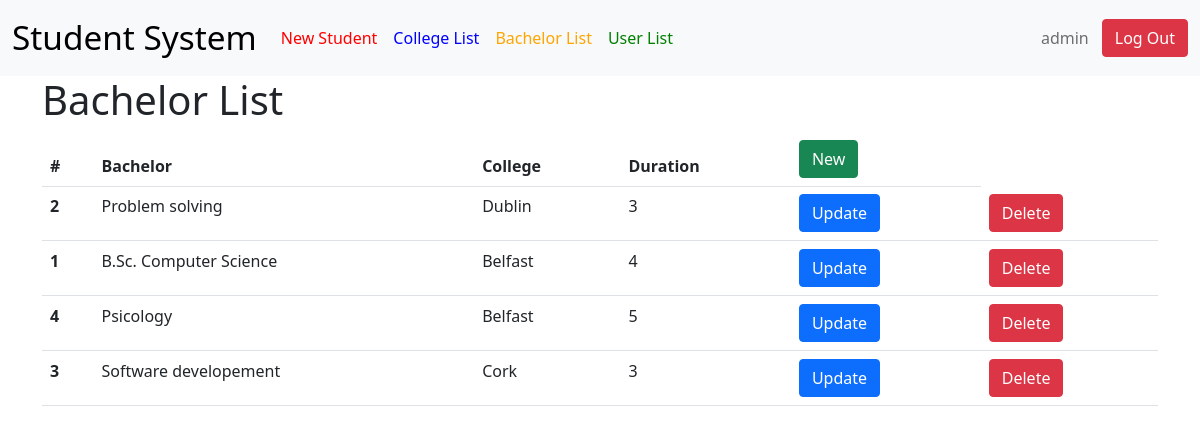
Screenshot of /BachelorList.php (signed in) with the database file from the repository.
### tables this page shows
CREATE TABLE `bachelorprogram` (
  `id` int(11) NOT NULL,
  `nameB` varchar(256) NOT NULL,
  `collegeId` int(11) NOT NULL,
  `duration` int(10) NOT NULL
);

CREATE TABLE `collegebrach` (
  `id` int(11) NOT NULL,
  `nameC` varchar(256) NOT NULL,
  `addressC` varchar(256) NOT NULL,
  `phoneNumberC` varchar(256) NOT NULL
);

### BachelorList.php (the view, shortened to what this page needs)
<?php
include 'NavBar.php';
include 'library/DBConnection.php';
$sql = "SELECT a.Id as idB, a.nameB, a.collegeId, b.nameC, a.Duration from bachelorprogram a left join collegebrach b on a.collegeId = b.id";
$result = $conn->query($sql);
?>
    <div class="container">
    <h1>Bachelor List </h1>
        <table class="table">
            <thead>
                <tr>
                    <th scope="col">#</th>
                    <th scope="col">Bachelor</th>
                    <th scope="col">College</th>
                    <th scope="col">Duration</th>
                    <?php
                        if(isset($_SESSION) && isset($_SESSION['id'])) {
                        echo '<th scope="col"><a class="btn btn-success" href="NewBachelor.php" role="new">New</a></th>';
                        }
                    ?>
            </thead>
            <tbody>
            <?php
                if($result->num_rows>0){
                    while($row=$result->fetch_assoc()){
                        echo "<tr>";
                        echo "<th scope='row'>".$row['idB']."</th>";
                        echo "<td>".$row['nameB']."</td>";
                        echo "<td>".$row['nameC']."</td>";
                        echo "<td>".$row['Duration']."</td>";
                        if(isset($_SESSION) && isset($_SESSION['id'])) {
                            echo "<td><a class='btn btn-primary' href='UpdateBachelor.php?id=".$row['idB']."' role='update'>Update</a></td>";
                            echo "<td><a class='btn btn-danger' href='DeleteBachelor.php?id=".$row['idB']."' role='delete'>Delete</a></td>";
                        }
                        echo "</tr>";
                    }
                }
            ?>
            </tbody>
        </table>
    </div>
</body>
</html>

### rows the page displays
bachelorprogram: id "2", nameB "Problem solving", collegebrach.nameC "Dublin", duration "3"
bachelorprogram: id "1", nameB "B.Sc. Computer Science", collegebrach.nameC "Belfast", duration "4"
bachelorprogram: id "4", nameB "Psicology", collegebrach.nameC "Belfast", duration "5"
bachelorprogram: id "3", nameB "Software developement", collegebrach.nameC "Cork", duration "3"

### other values shown
$_SESSION['username'] "admin"
